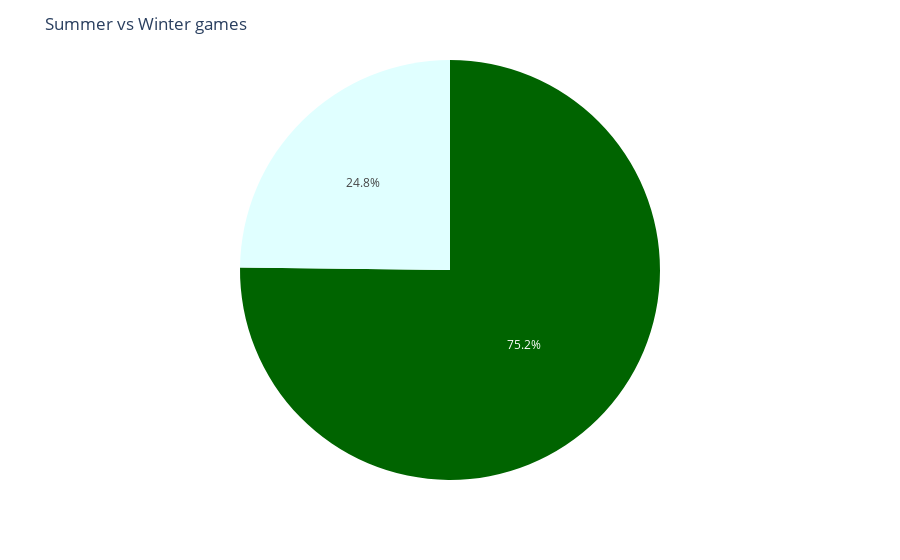

Here is the notebook cell this chart was saved with:
### Markdown cell above
## Summer/Winter games
- A simple pie chart

### Code cell
fig = functions.summer_winter_games(df)
fig.show()

### Figure 1 — Plotly figure (JSON) as saved in the notebook; plotly's stock layout.template omitted (floating-point values rounded to 4 significant figures)
{"data": [{"customdata": [["Summer"], ["Winter"]], "domain": {"x": [0, 1], "y": [0, 1]}, "hovertemplate": "value=%{value}<br>games_type=%{customdata[0]}<extra></extra>", "legendgroup": "", "marker": {"colors": ["darkgreen", "lightcyan"]}, "name": "", "showlegend": false, "type": "pie", "values": [1336, 441]}], "layout": {"legend": {"tracegroupgap": 0}, "margin": {"t": 60}, "showlegend": false, "title": {"text": "Summer vs Winter games"}}}
